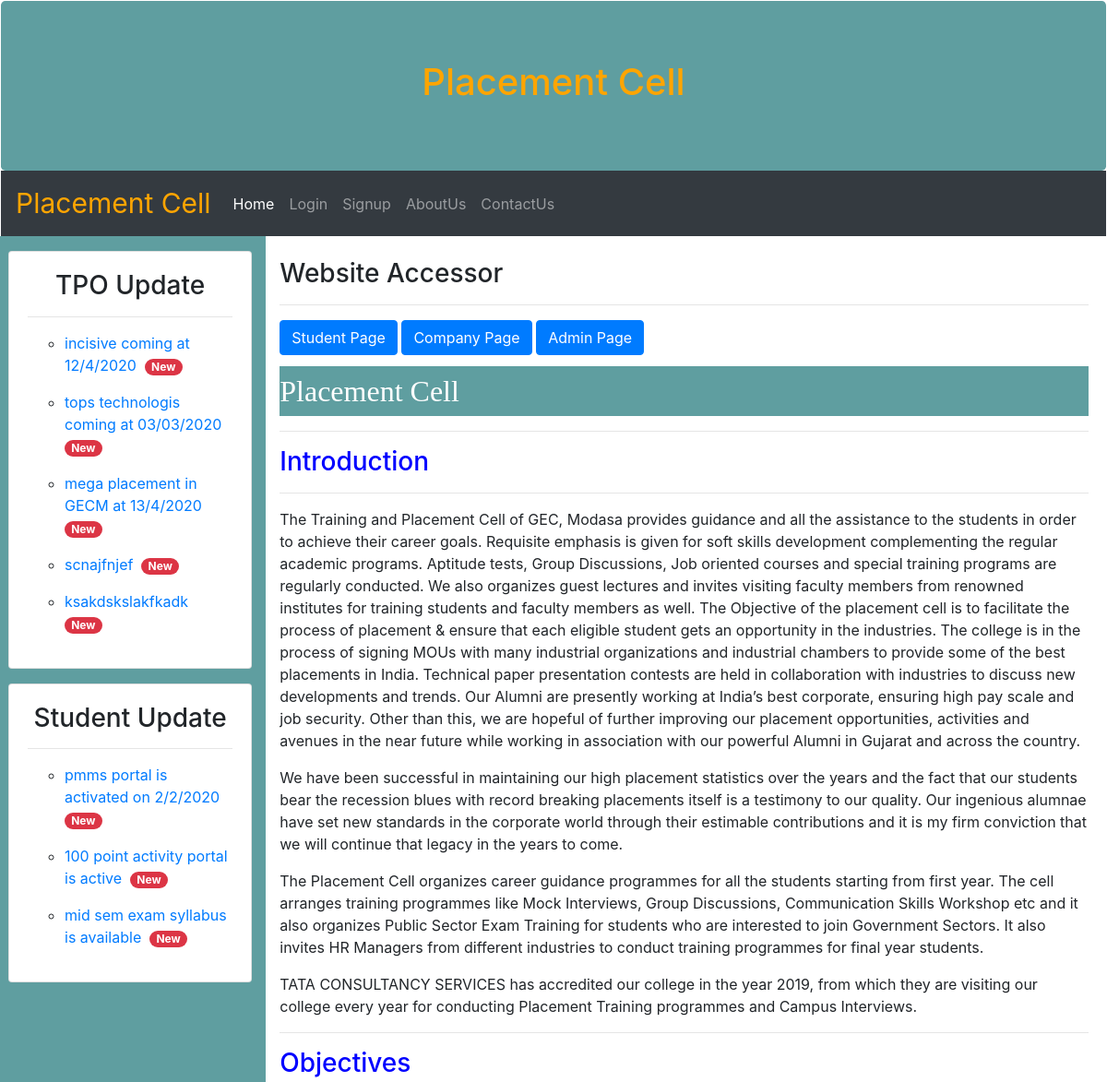
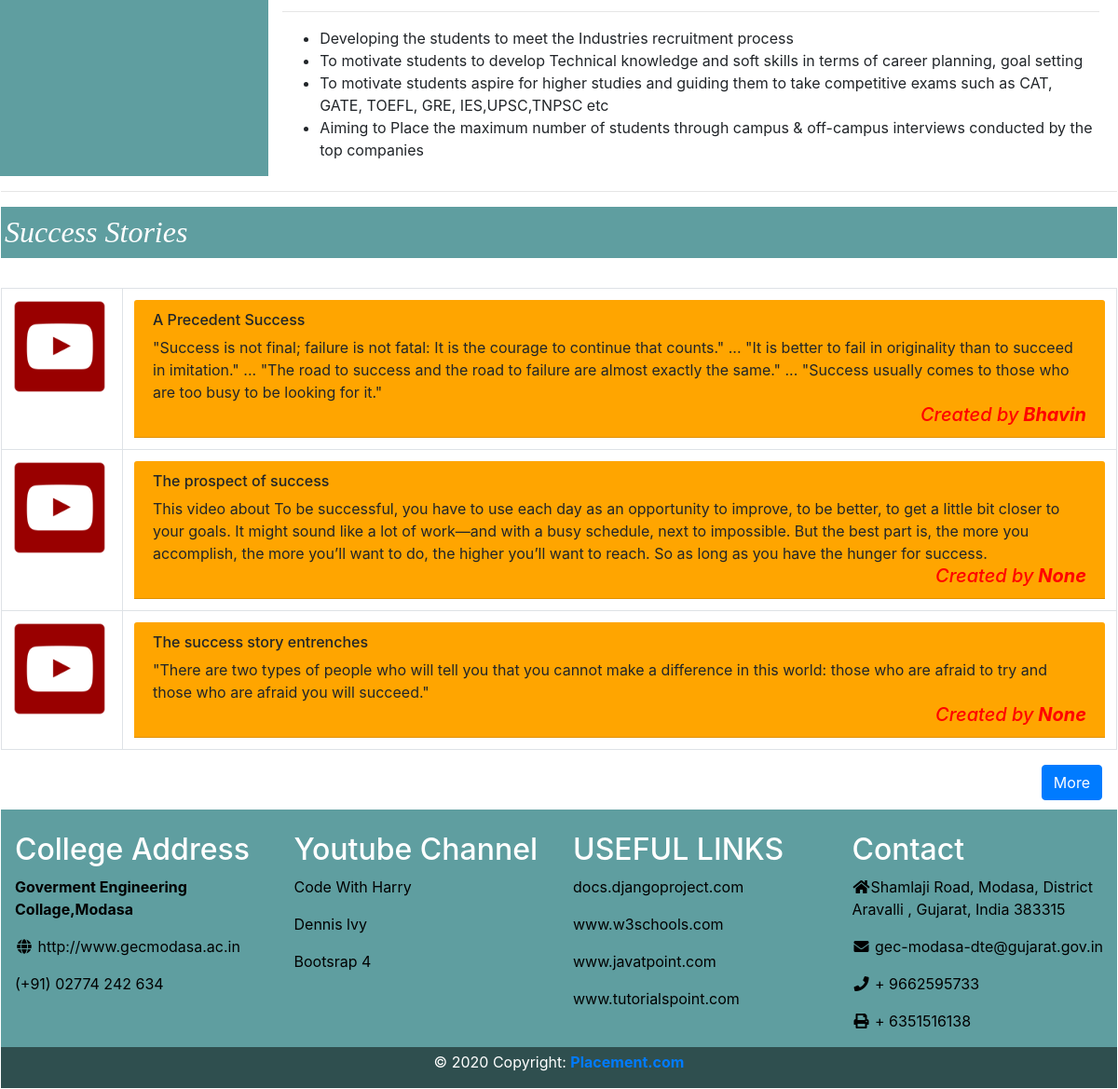
The page / on the database its author committed (2 pictures, top to bottom).
### pcapp/models.py (models this page shows, shortened)
class Tpo_Update(models.Model):
    tpo_update = models.TextField(max_length=300, default='1')

class Student_Update(models.Model):
    student_update = models.TextField(max_length=300, null=True)

class Success_Story(models.Model):
    name = models.ForeignKey(Student, on_delete=models.SET_NULL, null=True)
    title = models.CharField(max_length=100, default="No title")
    video = models.FileField(upload_to='video/', validators=[FileExtensionValidator(['mp4', 'm4p', 'm4v', 'MPEG'])],
                             help_text="(mp4, m4p, m4v, MPEG)")
    motivate_notes = models.TextField(max_length=400, default='Not Writes')

class Student(models.Model):
    user = models.OneToOneField(User, null=True, on_delete=models.CASCADE)
    name = models.CharField(max_length=200, null=True)
    phone = models.CharField(max_length=200, null=True)
    email = models.CharField(max_length=200, null=True)
    profile_pic = models.ImageField(default='basicpic.png', null=True, blank=True)
    def __str__(self):
        return self.name

### pcapp/decorators.py (the view)
    def wrapper_func(request, *args, **kwargs):
        if request.user.is_authenticated:
            return redirect('index')
        else:
            return view_func(request, *args, **kwargs)

### pcapp/views.py (called while the page is built)
@unauthenticated_user
def index(request):
    tpo = Tpo_Update.objects.all()
    studupdate = Student_Update.objects.all()
    form = Success_Story.objects.all()[:3]
    context = {'tpo': tpo, 'studupdate': studupdate, 'form': form}
    return render(request, 'index.html', context)

### pcapp/templates/index.html (shortened to what this page needs)
{% extends 'basic.html' %}
{% load static %}
{% block body %}
<br><h3>Website Accessor</h3>
<hr>
<button class="btn btn-primary mb-2"><a href="{% url 'student_dashboard' %}" style="color:white">Student Page</a>
</button>
<button class="btn btn-primary mb-2"><a href="{% url 'company_dashboard' %}" style="color:white">Company Page</a>
</button>
<button class="btn btn-primary mb-2"><a href="{% url 'admin_dashboard' %}" style="color:white">Admin Page</a></button>
<br>
<h2 class="py-2 mt-1" style="background-color:#5F9EA0;color:white;font-family:Verdana;">Placement Cell</h2>
<hr>
<h3 style="color:blue">Introduction</h3><hr>
<p >The Training and Placement Cell of GEC, Modasa provides guidance and all the assistance to the students in order to achieve their career goals. Requisite emphasis is given for soft skills development complementing the regular academic programs. Aptitude tests, Group Discussions, Job oriented courses and special training programs are regularly conducted. We also organizes guest lectures and invites visiting faculty members from renowned institutes for training students and faculty members as well. The Objective of the placement cell is to facilitate the process of placement & ensure that each eligible student gets an opportunity in the industries. The college is in the process of signing MOUs with many industrial organizations and industrial chambers to provide some of the best placements in India. Technical paper presentation contests are held in collaboration with industries to discuss new developments and trends. Our Alumni are presently working at India’s best corporate, ensuring high pay scale and job security. Other than this, we are hopeful of further improving our placement opportunities, activities and avenues in the near future while working in association with our powerful Alumni in Gujarat and across the country.</p><p>
We have been successful in maintaining our high placement statistics over the years and the fact that our students bear the recession blues with record breaking placements itself is a testimony to our quality. Our ingenious alumnae have set new standards in the corporate world through their estimable contributions and it is my firm conviction that we will continue that legacy in the years to come.
</p><p>
The Placement Cell organizes career guidance programmes for all the students starting from first year. The cell arranges training programmes like Mock Interviews, Group Discussions, Communication Skills Workshop etc and it also organizes Public Sector Exam Training for students who are interested to join Government Sectors. It also invites HR Managers from different industries to conduct training programmes for final year students.
</p>
TATA CONSULTANCY SERVICES has accredited our college in the year 2019, from which they are visiting our college every year for conducting Placement Training programmes and Campus Interviews.</p>
<hr><h3 style="color:blue">Objectives</h3><hr>
<ul>
    <li>Developing the students to meet the Industries recruitment process</li>
    <li>To motivate students to develop Technical knowledge and soft skills in terms of career planning, goal setting</li>
    <li>To motivate students aspire for higher studies and guiding them to take competitive exams such as CAT, GATE, TOEFL, GRE, IES,UPSC,TNPSC etc</li>
    <li>Aiming to Place the maximum number of students through campus & off-campus interviews conducted by the top companies</li>
</ul>
{% endblock %}
{% block video %}
<hr>
<h2 class="py-2 mt-1" style="background-color:#5F9EA0;color:white;font-family:Verdana;"><i class="ml-1"> Success Stories</i></h2>
<br>
<table class="table table-bordered">
    {% for i in form %}
    <tr>
        <td>
            <a href="../../static/{{i.video}}/" class="rare-wind-gradient"> <img src="{% static 'images/youtube.png/'%}"
                                                                                class="img-responsive"
                                                                                style="width: 100px; float: left; margin-right: 5px;"/>
            </a>
            <br>
        </td>
        <td>
            <div class="card-header" style="background-color:orange"><b><h6>{{i.title}}</h6></b>
                {{i.motivate_notes}}
                <br><h5 style="float:right;color:red"><i>Created by<b> {{i.name}}</b></i></h5><br>
            </div>
        </td>
    </tr>
    {% endfor %}
</table>
<a href="{% url 'view_successStory' %}">
    <button type="button" class="btn btn-primary mr-3" style="float:right">More</button>
</a>
<br>
<br>
{% endblock %}

### pcapp/templates/basic.html (shortened to what this page needs)
<!DOCTYPE html>
{% load static %}
<html lang="en">
<head>
    <link rel="stylesheet" href="https://maxcdn.bootstrapcdn.com/bootstrap/4.4.1/css/bootstrap.min.css">
    <link rel="stylesheet" href="https://use.fontawesome.com/releases/v5.7.0/css/all.css"
>
    <link rel="stylesheet" href="media/pcapp/css/homecss.css" type="text/css">
</head>
<body>
<div class="container-flauid" style="margin:1px">
    <div class="jumbotron mb-0 text-center" style="background-color:#5F9EA0">
        <h1 style="color:orange;font-size:40px">Placement Cell</h1>
    </div>
    {% include 'navbar.html' %}
    <div class="row mr-1">
        <div class="col-sm-3" style="background-color:#5F9EA0">
            <div class="card ml-2 mt-3 mb-3">
                <div class="card-body text-center">
                    <h3>TPO Update</h3>
                    <hr>
                    <marquee class="text-left" direction="up" scrollamount="4">
                        {% for i in tpo %}
                        <ul type="circle">
                            <li><a href="">{{i.tpo_update}}&nbsp<span class="badge badge-danger badge-pill">New</span>
                            </a><br></li>
                        </ul>
                        {% endfor %}
                    </marquee>
                </div>
            </div>
            <div class="card ml-2 mt-3 mb-3">
                <div class="card-body text-center">
                    <h3>Student Update</h3>
                    <hr>
                    <marquee class="text-left" direction="up" scrollamount="4">
                        {% for i in studupdate %}
                        <ul type="circle">
                            <li><a href="">{{i.student_update}} &nbsp<span
                                    class="badge badge-danger badge-pill">New</span>
                            </a><br>
                            </li>
                        </ul>
                        {% endfor %}
                    </marquee>
                </div>
            </div>
        </div>
        <div class="col-sm-9">
            {% block body %}{% endblock %}
        </div>
    </div>
    {% block video %}{% endblock %}
    <div class="footer col-md-12">
        <div class="row" style="background-color:#5F9EA0">
            <div class="col-md-3" style="background-color:#5F9EA0;color:white"><br>
                <h2>College Address</h2>
                <a href="" style="color:black">
                    <p><b>Goverment Engineering Collage,Modasa</b></p>
                    <a href="http://www.gecmodasa.ac.in" style="color:black"><p><i class="fa fa-fw fa-globe"></i>
                        http://www.gecmodasa.ac.in</p></a>
                    <p style="color:black">(+91) 02774 242 634</p>
                </a>
            </div>
            <div class="col-md-3" style="background-color:#5F9EA0;color:white">
                <br>
                <h2>Youtube Channel</h2>
                <p>
                    <a href="https://www.youtube.com/channel/UCeVMnSShP_Iviwkknt83cww" style="color:black">Code With
                        Harry</a>
                </p>
                <p>
                    <a href="https://www.youtube.com/channel/UCTZRcDjjkVajGL6wd76UnGg" style="color:black">Dennis
                        lvy</a>
                </p>
                <p>
                    <a href="https://www.w3schools.com/bootstrap4/" style="color:black">Bootsrap 4</a>
                </p>
            </div>
            <div class="col-md-3" style="background-color:#5F9EA0;color:white">
                <br>
                <h2>USEFUL LINKS</h2>
                <p>
                    <a href="https://docs.djangoproject.com/en/3.0/" style="color:black">docs.djangoproject.com</a>
                </p>
                <p>
                    <a href="https://www.w3schools.com/" style="color:black">www.w3schools.com</a>
                </p>
                <p>
                    <a href="https://www.javatpoint.com/" style="color:black">www.javatpoint.com</a>
                </p>
                <p>
                    <a href="https://www.tutorialspoint.com/django/index.htm"
                       style="color:black">www.tutorialspoint.com</a>
                </p>
            </div>
            <div class="col-md-3" style="background-color:#5F9EA0;color:white">
                <br>
                <h2>Contact</h2>
                <p style="color:black">
                    <i class="fa fa-fw fa-home"></i>Shamlaji Road, Modasa, District Aravalli , Gujarat, India 383315</p>
                <p style="color:black">
                    <i class="fa fa-fw fa-envelope"></i> gec-modasa-dte@gujarat.gov.in</p>
                <p style="color:black">
                    <i class="fa fa-fw fa-phone"></i> + 9662595733</p>
                <p style="color:black">
                    <i class="fa fa-fw fa-print"></i> + 6351516138</p>
            </div>
        </div>
        <div class="row">
            <div class="column2 col-md-12" style="background-color:#2F4F4F;">
                <p class="text-center mt-1" style="color:white">© 2020 Copyright:
                    <a href="https://mdbootstrap.com/education/bootstrap/">
                        <strong> Placement.com</strong>
                    </a>
                </p>
            </div>
        </div>
    </div>
</div>
</body>
</html>

### pcapp/templates/navbar.html (shortened to what this page needs)
{% load static %}
<nav class="navbar navbar-expand-sm bg-dark navbar-dark">
    <a class="navbar-brand" href="#" style="color:orange;font-size:30px">Placement Cell</a>
    <div class="collapse navbar-collapse" id="collapsibleNavbar">
        <ul class="navbar-nav">
            {% if not request.user.student %}
            {% if not request.user.company %}
            {% if not request.user.is_staff %}
            <li class="nav-item">
                <a class="nav-link active" href="{% url 'index' %}">Home</a>
            </li>
            <li class="nav-item">
                <a class="nav-link" href="{% url 'login' %}">Login</a>
            </li>
            <li class="nav-item">
                <a class="nav-link" href="{% url 'register' %}">Signup</a>
            </li>
            {% endif %}{% endif %}{% endif %}
            {% if not request.user.student %}
            {% if not request.user.company %}
            {% if not request.user.is_staff %}
            <li class="nav-item">
                <a class="nav-link" href="{% url 'aboutus' %}">AboutUs</a>
            </li>
            <li class="nav-item">
                <a class="nav-link" href="{% url 'contactus' %}">ContactUs</a>
            </li>
            {% endif %}{% endif %}{% endif %}
        </ul>
    </div>
</nav>

### rows shown on the page
Tpo_Update: tpo_update "incisive coming at 12/4/2020"
Tpo_Update: tpo_update "tops technologis coming at 03/03/2020"
Tpo_Update: tpo_update "mega placement in GECM at 13/4/2020"
Tpo_Update: tpo_update "scnajfnjef"
Tpo_Update: tpo_update "ksakdskslakfkadk"
Student_Update: student_update "pmms portal is activated on 2/2/2020"
Student_Update: student_update "100 point activity portal is active"
Student_Update: student_update "mid sem exam syllabus is available"
Success_Story: title "A Precedent Success", motivate_notes "\"Success is not final; failure is not fatal: It is the courage to continue that counts.\" ... \"It is better to fail in originality than to succeed in imitation.\" ... \"The road to success and the road to failure are almost exactly the same.\" ... \"Success usually comes to those who are too busy to be looking for it.\"", name "Bhavin"
Success_Story: title "The prospect of success", motivate_notes "This video about To be successful, you have to use each day as an opportunity to improve, to be better, to get a little bit closer to your goals. It might sound like a lot of work—and with a busy schedule, next to impossible. But the best part is, the more you accomplish, the more you’ll want to do, the higher you’ll want to reach. So as long as you have the hunger for success.", name "None"
Success_Story: title "The success story entrenches", motivate_notes "\"There are two types of people who will tell you that you cannot make a difference in this world: those who are afraid to try and those who are afraid you will succeed.\"", name "None"
